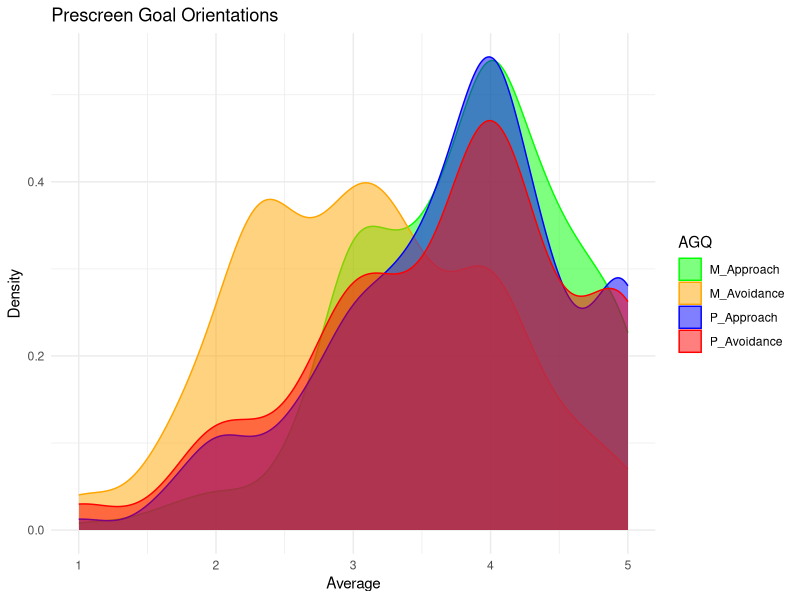
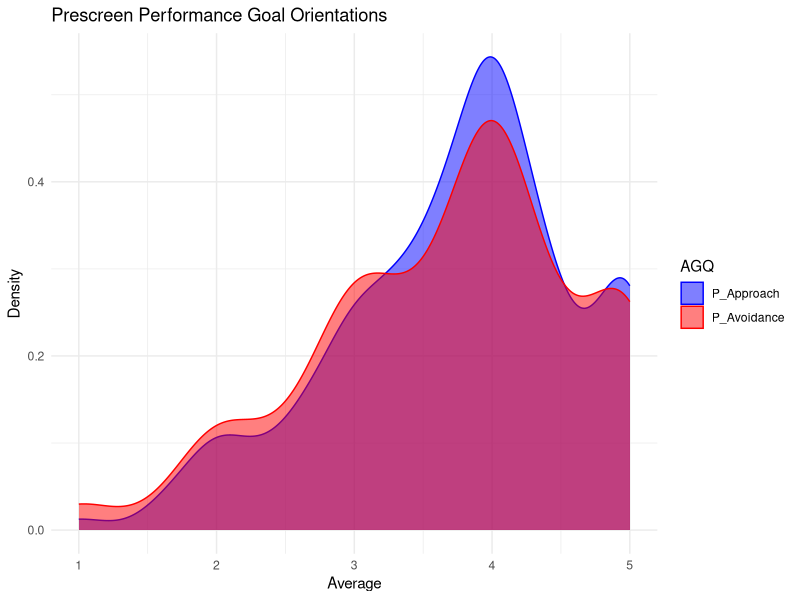
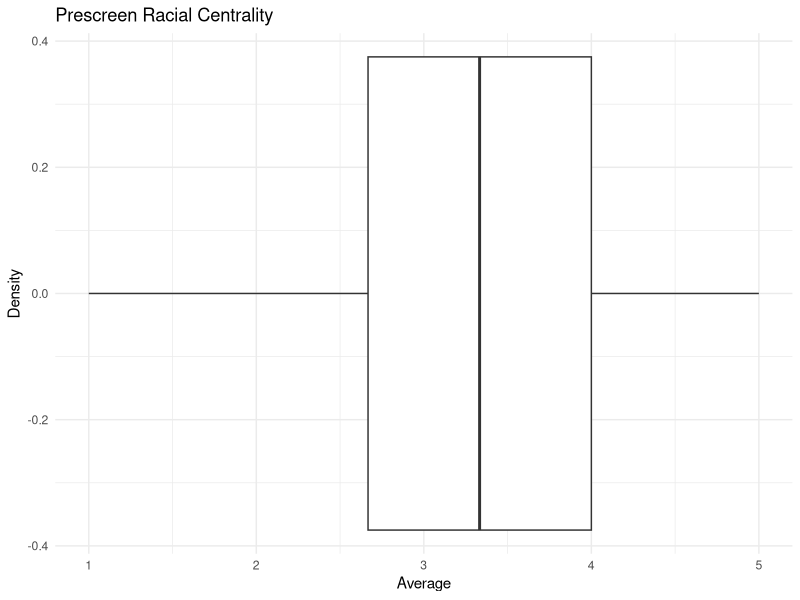

These charts were generated, in order, by the following R code:
# STUDY 1 PRESCREEN 

# Install packages --------------------------------------------------------

library(tidyverse)
library(data.table)

# Load data --------------------------------------------------------------

prescreen_df <- read_csv("data/cleaned_part1.csv")

# EDA ---------------------------------------------------------------------

# Duration: ~5min
summary(prescreen_df$`Duration (in seconds)`)

# Gender
table(prescreen_df$Gender)

# FirstGen
table(prescreen_df$FirstGen)

#1st_immigrant
table(prescreen_df$`1st_immigrant`)

#STEMMajor
table(prescreen_df$STEMMajor)

# Distributions -----------------------------------------------------------

# Look at all AGQ averages
prescreen_AGQ_all <- prescreen_df %>%
  pivot_longer(cols = c(M_Approach, M_Avoidance, P_Approach, P_Avoidance),
               names_to = "AGQ_all", 
               values_to = "AGQ_values_all")

ggplot(prescreen_AGQ_all, aes(x = AGQ_values_all, color = AGQ_all, fill = AGQ_all)) +
  geom_density(alpha = 0.5) +
  scale_color_manual(values = c("green", "orange", "blue", "red")) +
  scale_fill_manual(values = c("green", "orange","blue", "red")) +
  theme_minimal() +
  labs(title = "Prescreen Goal Orientations",
       x = "Average",
       y = "Density",
       color = "AGQ",
       fill = "AGQ") 

# Only performance approach/avoidance

prescreen_AGQ <- prescreen_df %>%
  pivot_longer(cols = c(P_Approach, P_Avoidance),
               names_to = "AGQ", 
               values_to = "AGQ_values")

ggplot(prescreen_AGQ, aes(x = AGQ_values, color = AGQ, fill = AGQ)) +
  geom_density(alpha = 0.5) +
  scale_color_manual(values = c("blue", "red")) +
  scale_fill_manual(values = c("blue", "red")) +
  theme_minimal() +
  labs(title = "Prescreen Performance Goal Orientations",
       x = "Average",
       y = "Density",
       color = "AGQ",
       fill = "AGQ") 

# Racial Centrality

ggplot(prescreen_AGQ, aes(x = Racial_ID)) +
  geom_boxplot() +
  theme_minimal() +
  labs(title = "Prescreen Racial Centrality",
            x = "Average",
            y = "Density")


